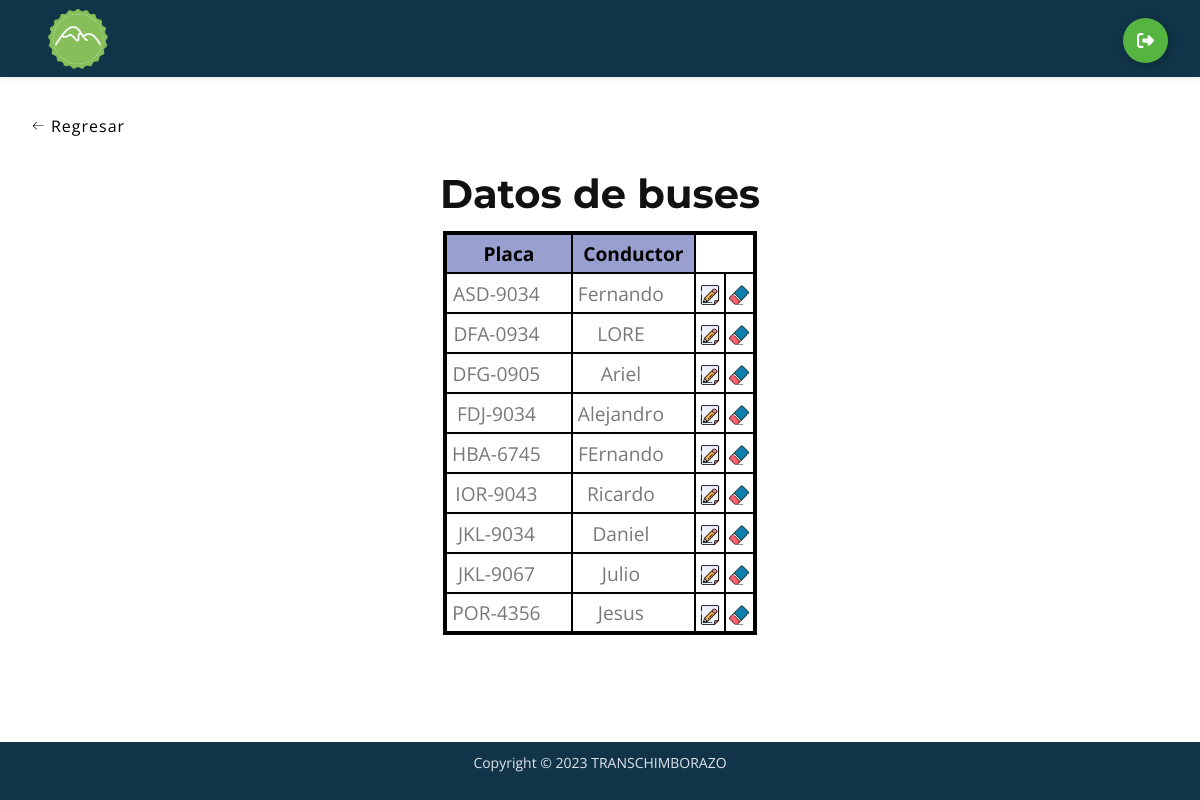
The app's page /Proyecto/Vista/editar_bus.php?edit=true with its own data.
### tables this page shows
CREATE TABLE `transporte` (
  `placa` varchar(8) NOT NULL,
  `nombre_responsable` varchar(20) DEFAULT NULL
);

### Proyecto/Modelo/mostrar_eliminar-editar_bus.php (the view)
<?php
include("../Config/conexion.php");
$sql = "SELECT * FROM Transporte ";
$resultado = mysqli_query($conexion, $sql);
while ($mostrar = mysqli_fetch_array($resultado)) {
    ?>
    <tr>
        <td class="datos">
            <?php echo $mostrar['placa'] ?>
        </td>
        <td class="datos">
            <?php echo $mostrar['nombre_responsable'] ?>
        </td>
        <td class="icono"> <a href="../Modelo/editar_bus.php?placa=<?php echo $mostrar['placa'] ?>">
                <img class="EditarEliminar" title="Editar bus" src="../../images/editar.png" alt=""></a> </td>
        <td class="icono">
            <a class="eliminarBus" style="cursor: pointer;" name="<?php echo $mostrar['placa'] ?>">
                <img class="EditarEliminar" title="Eliminar bus" src="../../images/eliminar.png" alt="">
            </a>
        </td>
    </tr>
    <?php
}
?>

### Proyecto/Vista/editar_bus.php (shortened to what this page needs)
<!DOCTYPE html>
<html lang="en">
<head>
    <link rel="stylesheet" href="../../CSS/estilos-admin.css">
    <link href="../../CSS/bootstrap.css" rel="stylesheet">
    <link href="../../CSS/fontawesome-all.css" rel="stylesheet">
    <link href="../../CSS/swiper.css" rel="stylesheet">
    <link href="../../CSS/magnific-popup.css" rel="stylesheet">
    <link href="../../CSS/styles.css" rel="stylesheet">
    <link href="../../CSS/Estilos.css" rel="stylesheet">
</head>
<body>
    <br>
    <a href="../Controlador/handler.php?value=1">
        <button class="btnBack">
            <span>Regresar</span>
        </button>
    </a>
    <div class="content">
        <div class="title">
            <h1>Datos de buses</h1>
        </div>
        <table>
            <th>Placa</th>
            <th>Conductor</th>
            <?php include("../Modelo/mostrar_eliminar-editar_bus.php"); ?>
        </table>
    </div>
</body>
</html>

### CSS/estilos-admin.css (style rules this page uses)
html { background-color: #e8e8e8; }
h1 { text-align: center; color: #111; }
table { border-collapse: collapse; border: 4px solid black; font-size: larger; }
th { border: 2px solid black; color: black; background-color: #999fcf; text-align: center; }
tr { height: 40px; }
.datos { border: 2px solid black; padding-left: 5px; padding-right: 30px; }
.icono { text-align: center; border: 2px solid black; width: 30px; }
.EditarEliminar { width: 20px; }
.BtnCerrarSesion { display: flex; align-items: center; justify-content: flex-start; width: 45px; height: 45px; border: none; border-radius: 50%; cursor: pointer; position: relative; overflow: hidden; transition-duration: .3s; box-shadow: 2px 2px 10px rgba(0, 0, 0, 0.199); background-color: #56b441; }
.sign2 { width: 100%; transition-duration: .3s; display: flex; align-items: center; justify-content: center; }
.sign2 svg { width: 17px; }

### CSS/styles.css (style rules this page uses)
* { margin: 0; text-decoration: none !important; }
body, html { width: 100%; height: 100%; background-color: #fff !important; }
body, p { color: #787976; font: 400 1rem/1.5625rem "Open Sans", sans-serif; }
.p-small { font: 400 0.875rem/1.375rem "Open Sans", sans-serif; }
h1 { font: 700 2.5rem/3rem "Montserrat", sans-serif; }
a { color: #787976; text-decoration: underline; }
.copyrightAparte { background-color: #113448; text-align: center; position: fixed; bottom: 0; left: 0; width: 100%; padding: 10px 0; text-align: center; }
.copyrightAparte p, .copyrightAparte a { color: #dfe5ec; text-decoration: none; }
.navbar-customMenu { box-shadow: none; padding: 0.25rem 2rem 2rem 3rem; }
.navbar-customMenu .navbar-nav { margin-top: 0; margin-bottom: 0; }
.navbar-customMenu { padding-top: 0.375rem; padding-bottom: 0.375rem; background-color: #113448; box-shadow: 0 0.0625rem 0.375rem 0 rgba(0, 0, 0, 0.1); font: 600 0.875rem/0.875rem "Open Sans", sans-serif; transition: all 0.2s; }
.navbar-customMenu .navbar-nav { margin-top: 0.75rem; margin-bottom: 0.5rem; }
.content { padding: 20px 0 100px 0; display: flex; flex-wrap: wrap; text-align: center; gap: 5px; text-decoration: none; align-items: center; justify-content: center; height: auto; }
.title { width: 100%; }

### CSS/Estilos.css (style rules this page uses)
.btnBack { display: flex; height: 3em; width: 150px; align-items: center; justify-content: center; background-color: #eeeeee4b; border-radius: 3px; letter-spacing: 1px; transition: all 0.2s linear; cursor: pointer; border: none; background: #fff; }
.btnBack>svg { margin-right: 5px; margin-left: 5px; font-size: 20px; transition: all 0.4s ease-in; }

### records on screen
transporte: placa "ASD-9034", nombre_responsable "Fernando"
transporte: placa "DFA-0934", nombre_responsable "LORE"
transporte: placa "DFG-0905", nombre_responsable "Ariel"
transporte: placa "FDJ-9034", nombre_responsable "Alejandro"
transporte: placa "HBA-6745", nombre_responsable "FErnando"
transporte: placa "IOR-9043", nombre_responsable "Ricardo"
transporte: placa "JKL-9034", nombre_responsable "Daniel"
transporte: placa "JKL-9067", nombre_responsable "Julio"
transporte: placa "POR-4356", nombre_responsable "Jesus"
